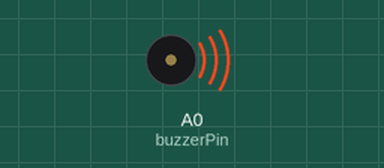
Recording of a sketch running on a simulated Arduino Uno, built with avr-gcc and run on an emulated ATmega328P. Parts: buzzer (waves = sounding).

Above: at 0.8 s.
Timing chart, 0 to 6.4 s (numbered marks = the images above):
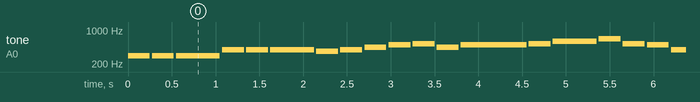

The sketch:

sketch_dec06a.ino
```cpp
const int buzzerPin = A0;

// We'll set up an array with the notes we want to play
// change these values to make different songs!

// Length must equal the total number of notes and spaces

const int songLength = 22;

// Notes is an array of text characters corresponding to the notes
// in your song. A space represents a rest (no tone)

//char notes[] = "cdfda ag cdfdg gf "; // a space represents a rest
char notes[] = {'d', 'd', 'd', 'g', 'g', 'g', 'F', 'g', 'a', 'b', 'C', 'a', 'b', 'C', 'D', 'E', 'C', 'b', 'g', 'a', 'g', ' '};
int beats[] = {1, 1, 2, 1, 1, 2, 1, 1, 1, 1, 1, 1, 3, 1, 2, 1, 1, 1, 1, 2, 6, 1};
//int beats[] = {1, 1, 2, 1, 1, 2, 1, 1, 1, 1, 3, 1};

// Beats is an array of values for each note and rest.
// A "1" represents a quarter-note, 2 a half-note, etc.
// Don't forget that the rests (spaces) need a length as well.

//int beats[] = {1,1,1,1,1,1,4,4,2,1,1,1,1,1,1,4,4,2};

// The tempo is how fast to play the song.
// To make the song play faster, decrease this value.

int tempo = 250;


void setup()
{
  pinMode(buzzerPin, OUTPUT);
}


void loop()
{
  int i, duration;

  for (i = 0; i < songLength; i++) // step through the song arrays
  {
    duration = beats[i] * tempo;  // length of note/rest in ms

    if (notes[i] == ' ')          // is this a rest?
    {
      delay(duration);            // then pause for a moment
    }
    else                          // otherwise, play the note
    {
      tone(buzzerPin, frequency(notes[i]), duration);
      delay(duration);            // wait for tone to finish
    }
    delay(tempo/10);              // brief pause between notes
  }

  // We only want to play the song once, so we'll pause forever:
  delay(1000);
  // If you'd like your song to play over and over,
  // remove the above statement
}


int frequency(char note)
{
  // This function takes a note character (a-g), and returns the
  // corresponding frequency in Hz for the tone() function.

  int i;
  const int numNotes = 12;  // number of notes we're storing

  // The following arrays hold the note characters and their
  // corresponding frequencies. The last "C" note is uppercase
  // to separate it from the first lowercase "c". If you want to
  // add more notes, you'll need to use unique characters.

  // For the "char" (character) type, we put single characters
  // in single quotes.

  char names[] = { 'c', 'd', 'e', 'f', 'F', 'g','a', 'A', 'b', 'C', 'D', 'E'};
  int frequencies[] = {262, 294, 330, 349, 370, 392, 440, 466, 494, 523, 587, 659};

  // Now we'll search through the letters in the array, and if
  // we find it, we'll return the frequency for that note.

  for (i = 0; i < numNotes; i++)  // Step through the notes
  {
    if (names[i] == note)         // Is this the one?
    {
      return(frequencies[i]);     // Yes! Return the frequency
    }
  }
  return(0);  // We looked through everything and didn't find it,
              // but we still need to return a value, so return 0.
}
```

Measured:
- by itself, tone on A0 (buzzerPin): plays 294 Hz for 0.25 s, 294 Hz for 0.25 s, 294 Hz for 0.50 s, 392 Hz for 0.25 s, 392 Hz for 0.25 s, 392 Hz for 0.50 s … (281 notes in this stretch)
